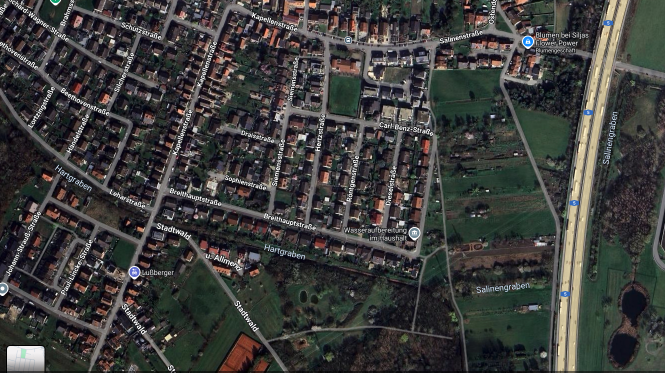
#> input picture satellite_image.jpg, 1330 x 745 px (shown at 1/2 size)
$ python surf_poc.py
#> lines starting #> are read from the running program, lines starting #| are printed output that depends on the picture
import cv2
import numpy as np
import matplotlib.pyplot as plt

# Ensure you have opencv-contrib-python installed:
# pip install opencv-contrib-python

# Load the large (satellite) and small images
large_image_path = 'satellite_image.jpg'  # Replace with path to the large satellite image
small_image_path = 'small_image.jpg'      # Replace with path to the smaller image

large_image = cv2.imread(large_image_path, cv2.IMREAD_GRAYSCALE)
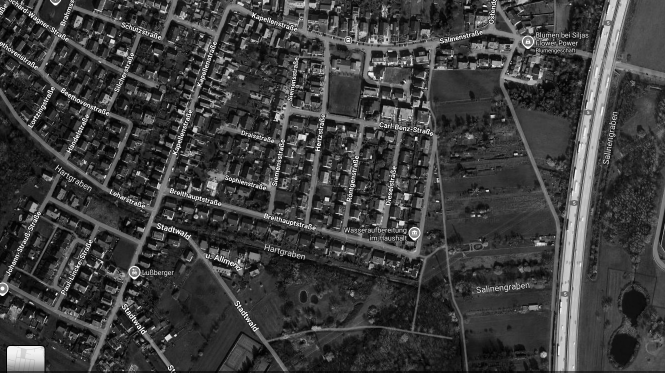
#> large_image: shape (745, 1330) (shown at 1/2 size); min 0, max 255, mean 61.7
small_image = cv2.imread(small_image_path, cv2.IMREAD_GRAYSCALE)
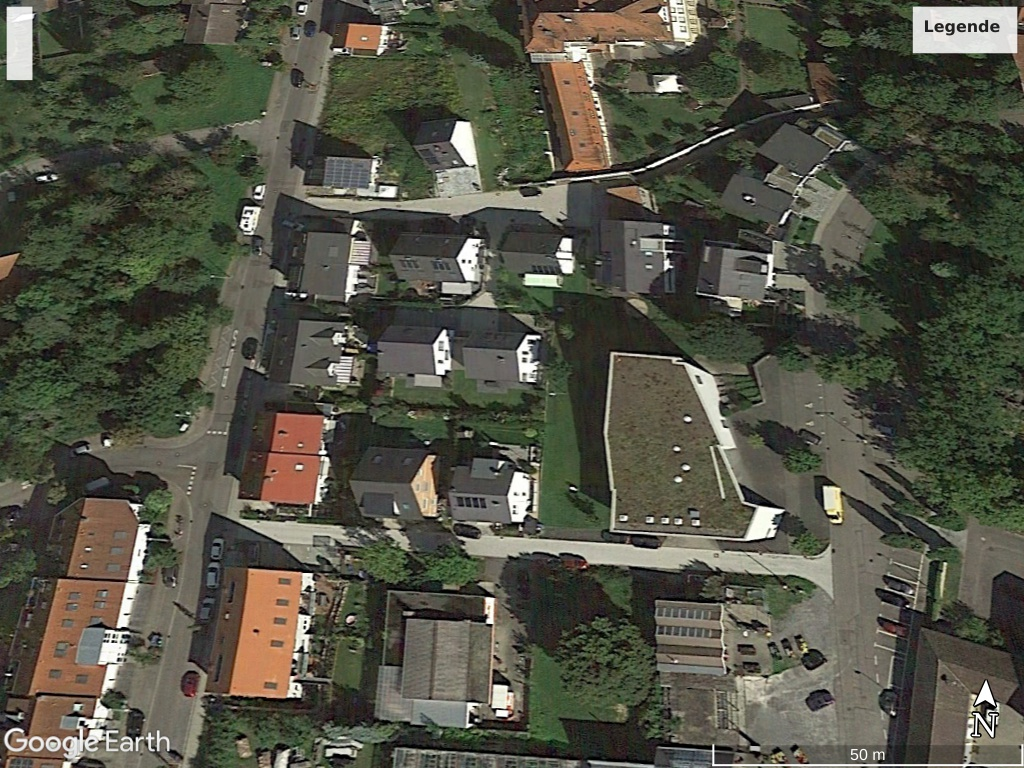
#> input picture small_image.jpg, 1024 x 768 px
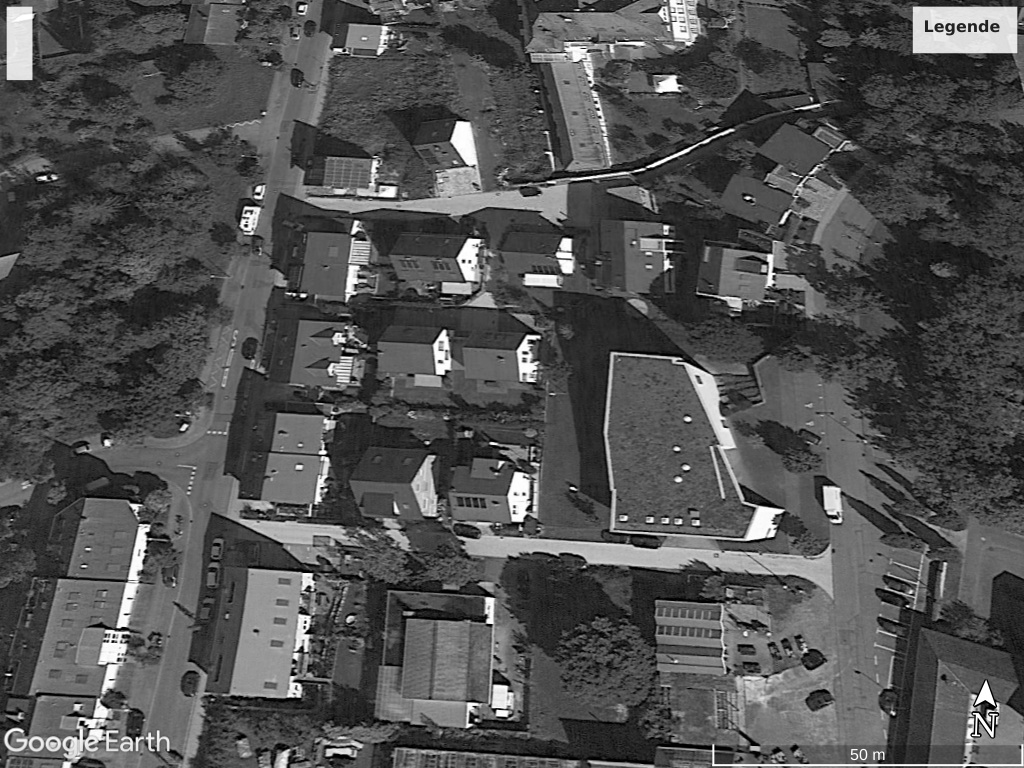
#> small_image: shape (768, 1024); min 0, max 255, mean 80.7

# Check if images were loaded successfully
if large_image is None or small_image is None:
    raise FileNotFoundError("One or both image paths are incorrect.")

# Initialize the SURF detector with a Hessian threshold (e.g., 400)
#> (the run stopped early here; a loop or call above may not have finished)
